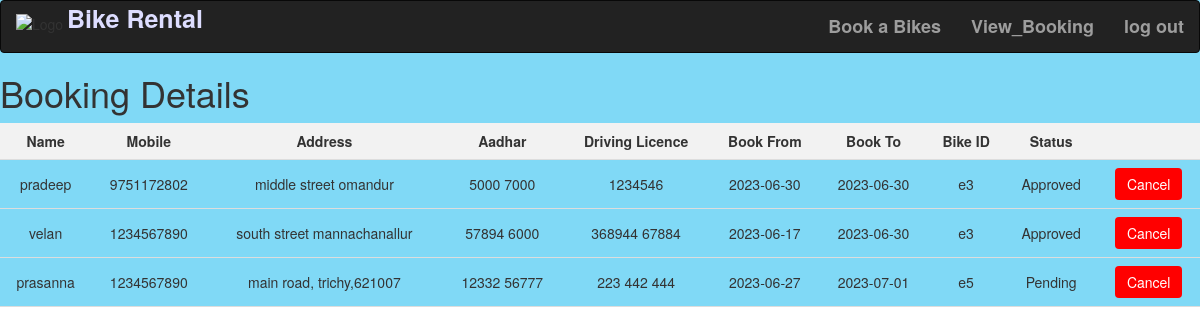
/user_view_booking.php (signed in), run on the app's committed database.
### tables this page shows
CREATE TABLE `bookings` (
  `id` int(11) NOT NULL,
  `name` varchar(255) NOT NULL,
  `mobile` varchar(10) NOT NULL,
  `address` text NOT NULL,
  `aadhar` varchar(255) NOT NULL,
  `driving_licence` varchar(255) NOT NULL,
  `book_from` date NOT NULL,
  `book_to` date NOT NULL,
  `bike_id` varchar(20) NOT NULL,
  `status` varchar(10) NOT NULL,
  `email` varchar(30) NOT NULL
);

### user_view_booking.php (the view, shortened to what this page needs)
<!DOCTYPE html>
<html>
<head>
  <div style="background-color: #80d9f6;">
  <link rel="stylesheet" href="https://maxcdn.bootstrapcdn.com/bootstrap/3.4.1/css/bootstrap.min.css">
</head>
<body>
<?php
   include("user_nav.php");
 ?>
    <h1>Booking Details</h1>
    <?php
    $un= $_SESSION['username'];
    $servername = "localhost";
    $username = "root";
    $password = "";
    $dbname = "bikerent";
    $conn = new mysqli($servername, $username, $password, $dbname);
    $sql = "SELECT * FROM bookings WHERE email='$un'";
    $result = $conn->query($sql);
    if ($result->num_rows > 0) {
        echo "<table border='0'>
                <tr>
                  <th>Name</th>
                  <th>Mobile</th>
                  <th>Address</th>
                  <th>Aadhar</th>
                  <th>Driving Licence</th>
                  <th>Book From</th>
                  <th>Book To</th>
                  <th>Bike ID</th>
                  <th>Status</th>
                  <th></th>
                </tr>";
        while ($row = $result->fetch_assoc()) {
            if($row['status']=="0")
            {
                $st="Pending";
            }
            elseif($row['status']=="1")
            {
                $st="Approved";
            }
            elseif($row['status']=="2")
            {
                $st="Rejected";
            }
            echo "<tr>";
            echo "<td>" . $row["name"] . "</td>";
            echo "<td>" . $row["mobile"] . "</td>";
            echo "<td>" . $row["address"] . "</td>";
            echo "<td>" . $row["aadhar"] . "</td>";
            echo "<td>" . $row["driving_licence"] . "</td>";
            echo "<td>" . $row["book_from"] . "</td>";
            echo "<td>" . $row["book_to"] . "</td>";
            echo "<td>" . $row["bike_id"] . "</td>";
            echo "<td>" . $st . "</td>";
            echo "<td><form method='POST' action='book_del.php?ret=".$row['id']."' onsubmit='return submitForm(this);'>
            <button class=div1 onclick='rejectBooking(" . $row["id"] . ")' style='background-color: red;'>Cancel</button></div>
            </form>";
            echo "</tr>";
        }
        echo "</table>";
    } else {
        echo "No bookings found.";
    }
    ?>
</body>
</html>

### user_nav.php (shortened to what this page needs)
<nav class="navbar navbar-inverse">
  <div class="container-fluid">
    <div class="navbar-header">
      <div class="logo">
<img src="img/logo2.png" alt="Logo" class="blink-animation" width="65" height="70">
        <span class="logo-text"><font color="#ddf"> <strong style="font-size: 25px;">Bike Rental </strong></font></span>
      </div>
    </div>
    <ul class="nav navbar-nav navbar-right">
      <li><a href="user_bike.php"> <strong style="font-size: 18px;">Book a Bikes </strong></a></li>
      <li><a href="user_view_booking.php"> <strong style="font-size: 18px;">View_Booking </strong></a></li>
      <li class="nav-item"><a class="nav-link" href="login.php"> <strong style="font-size: 18px;">log out </strong></a></li>
    </ul>
  </div>
</nav>

### user_view_booking.php (style rules this page uses)
table { width: 100%; border-collapse: collapse; }
th, td { padding: 8px; text-align: center; border-bottom: 1px solid #ddd; }
th { background-color: #f2f2f2; }
button { padding: 6px 12px; background-color: #4CAF50; color: white; border: none; cursor: pointer; border-radius: 4px; }

### user_nav.php (style rules this page uses)
.blink-animation { animation: blink 2s infinite; }

### data on the page
bookings: name "pradeep", mobile "9751172802", address "middle street omandur", aadhar "5000 7000", driving_licence "1234546", book_from "2023-06-30", book_to "2023-06-30", bike "e3", status "Approved"
bookings: name "velan", mobile "1234567890", address "south street mannachanallur", aadhar "57894 6000", driving_licence "368944 67884", book_from "2023-06-17", book_to "2023-06-30", bike "e3", status "Approved"
bookings: name "prasanna", mobile "1234567890", address "main road, trichy,621007", aadhar "12332 56777", driving_licence "223 442 444", book_from "2023-06-27", book_to "2023-07-01", bike "e5", status "Pending"
